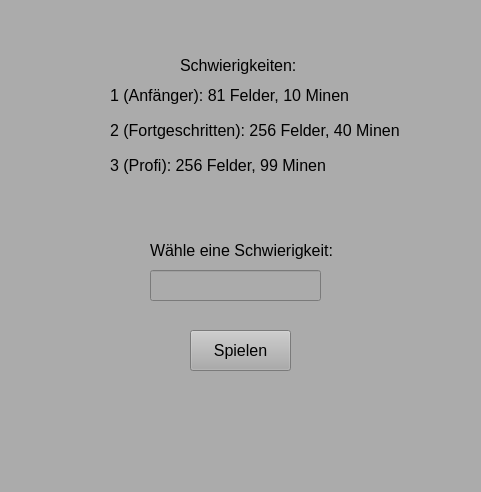
<?xml version="1.0" encoding="UTF-8"?>
<ui version="4.0">
 <class>MainWindow</class>
 <widget class="QMainWindow" name="MainWindow">
  <property name="geometry">
   <rect>
    <x>0</x>
    <y>0</y>
    <width>481</width>
    <height>492</height>
   </rect>
  </property>
  <property name="windowTitle">
   <string>MainWindow</string>
  </property>
  <property name="styleSheet">
   <string notr="true">background-color: rgb(171, 171, 171);</string>
  </property>
  <widget class="QWidget" name="centralwidget">
   <widget class="QLabel" name="label">
    <property name="geometry">
     <rect>
      <x>180</x>
      <y>40</y>
      <width>121</width>
      <height>51</height>
     </rect>
    </property>
    <property name="font">
     <font>
      <pointsize>12</pointsize>
     </font>
    </property>
    <property name="text">
     <string>Schwierigkeiten:</string>
    </property>
   </widget>
   <widget class="QLabel" name="label_2">
    <property name="geometry">
     <rect>
      <x>110</x>
      <y>80</y>
      <width>251</width>
      <height>31</height>
     </rect>
    </property>
    <property name="font">
     <font>
      <pointsize>12</pointsize>
     </font>
    </property>
    <property name="text">
     <string>1 (Anfänger): 81 Felder, 10 Minen </string>
    </property>
   </widget>
   <widget class="QLabel" name="label_3">
    <property name="geometry">
     <rect>
      <x>110</x>
      <y>110</y>
      <width>301</width>
      <height>41</height>
     </rect>
    </property>
    <property name="font">
     <font>
      <pointsize>12</pointsize>
     </font>
    </property>
    <property name="text">
     <string>2 (Fortgeschritten): 256 Felder, 40 Minen</string>
    </property>
   </widget>
   <widget class="QLabel" name="label_4">
    <property name="geometry">
     <rect>
      <x>110</x>
      <y>150</y>
      <width>221</width>
      <height>31</height>
     </rect>
    </property>
    <property name="font">
     <font>
      <pointsize>12</pointsize>
     </font>
    </property>
    <property name="text">
     <string>3 (Profi): 256 Felder, 99 Minen</string>
    </property>
   </widget>
   <widget class="QLineEdit" name="lineedit_diff">
    <property name="geometry">
     <rect>
      <x>150</x>
      <y>270</y>
      <width>171</width>
      <height>31</height>
     </rect>
    </property>
   </widget>
   <widget class="QLabel" name="label_5">
    <property name="geometry">
     <rect>
      <x>150</x>
      <y>240</y>
      <width>201</width>
      <height>21</height>
     </rect>
    </property>
    <property name="font">
     <font>
      <pointsize>12</pointsize>
     </font>
    </property>
    <property name="text">
     <string>Wähle eine Schwierigkeit:</string>
    </property>
   </widget>
   <widget class="QPushButton" name="button_play">
    <property name="geometry">
     <rect>
      <x>190</x>
      <y>330</y>
      <width>101</width>
      <height>41</height>
     </rect>
    </property>
    <property name="font">
     <font>
      <pointsize>12</pointsize>
     </font>
    </property>
    <property name="text">
     <string>Spielen</string>
    </property>
   </widget>
  </widget>
  <widget class="QMenuBar" name="menubar">
   <property name="geometry">
    <rect>
     <x>0</x>
     <y>0</y>
     <width>481</width>
     <height>21</height>
    </rect>
   </property>
  </widget>
  <widget class="QStatusBar" name="statusbar"/>
 </widget>
 <resources/>
 <connections/>
</ui>
